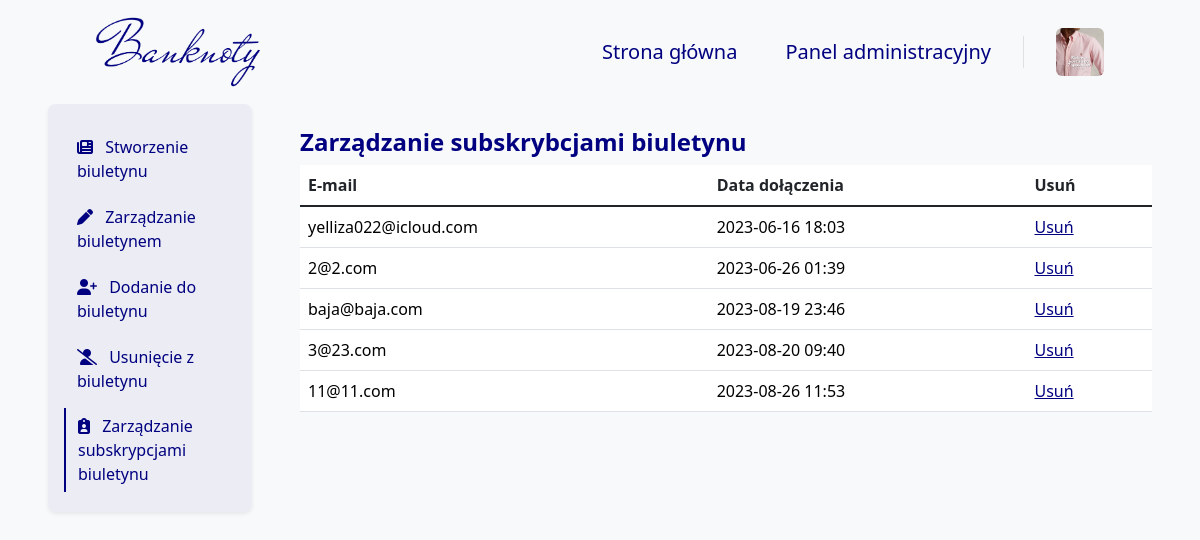
The app's page /newsletter/user/AdminPanel/ (signed in), older data.
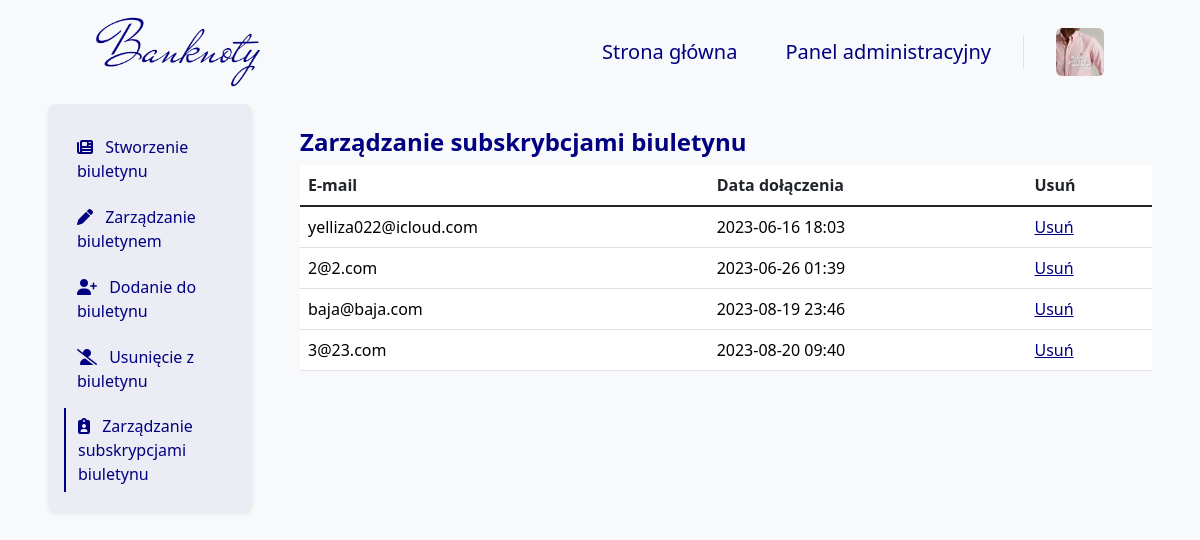
The same page, newer data.
### blog/models.py (models this page shows, shortened)
class NewsletterUser(models.Model):
    email = models.EmailField(
        null=False,
        blank=False,
        verbose_name="E-mail")
    date_added = models.DateTimeField(auto_now_add=True)

### blog/views.py (the view)
# urls.py: path('newsletter/user/AdminPanel/', newsletter_user_manage_admin_panel_view, name='newsletter_user_admin_panel'),
@superuser_required
def newsletter_user_manage_admin_panel_view(request):
    newsletter = NewsletterUser.objects.all()
    context = get_paginated_context(request, newsletter, 10)
    return render(request, 'AdminTemplates/Newsletter/AdminPanel/NewsletterUserManageAdmin.html', context)

### blog/views.py (called while the page is built)
def superuser_required(view_func):
    @wraps(view_func)
    def _wrapped_view(request, *args, **kwargs):
        if request.user.is_authenticated and request.user.is_superuser:
            return view_func(request, *args, **kwargs)
        else:
            return redirect('home')
    return _wrapped_view

def get_paginated_context(request, queryset, items_per_page=10):
    paginator = Paginator(queryset, items_per_page)
    page_number = request.GET.get('page')
    page_obj = paginator.get_page(page_number)
    context = {
        'page_obj': page_obj,
    }
    return context

### templates/AdminTemplates/Newsletter/AdminPanel/NewsletterUserManageAdmin.html (shortened to what this page needs)
{% extends 'base.html' %}
{% block navbar %}
    {% include 'Navbar/NavbarAdmin.html' %}
{% endblock %}
{% block content %}
    <div class="container-fluid">
        <div class="row">
            <div class="col-12 col-lg-3 px-5 px-lg-5 mx-auto bg-body-tertiary">
                {% include 'AdminTemplates/Newsletter/AdminPanel/Elements/Navigation.html' %}
            </div>
            <div class="col-12 col-lg-9 px-5 px-lg-0 pe-lg-5 pt-4 pt-lg-3 mx-auto bg-body-tertiary mt-2">
                <h4 class="mb-0 pb-2 fw-bold" style="color: navy">
                    Zarządzanie subskrybcjami biuletynu
                </h4>
                {% include 'AdminTemplates/Newsletter/AdminPanel/Elements/Table/NewsletterUser.html' %}
            </div>
        </div>
    </div>
{% endblock %}

### templates/AdminTemplates/Newsletter/AdminPanel/Elements/Table/NewsletterUser.html
<table class="table table-hover">
    <thead>
    <tr>
        <th scope="col">E-mail</th>
        <th scope="col">Data dołączenia</th>
        <th scope="col">Usuń</th>
    </tr>
    </thead>
    <tbody class="table-group-divider">
    {% for newsletter in page_obj %}
        <tr>
            <td>
                <a class="admin_panel_link" href="{% url 'newsletter_user_detail_admin_panel' newsletter.pk %}">
                    {{ newsletter.email }}
                </a>
            </td>
            <td>
                <a class="admin_panel_link" href="{% url 'newsletter_user_detail_admin_panel' newsletter.pk %}">
                    {{ newsletter.date_added |date:'Y-m-d H:i' }}
                </a>
            </td>
            <td>
                <a class="admin_panel_edit_link" href="{% url 'newsletter_user_delete_admin_panel' newsletter.pk %}">
                    Usuń
                </a>
            </td>
        </tr>
    {% endfor %}
    </tbody>
</table>

Row changes from the older to the newer data that the page shows:
removed NewsletterUser: email "11@11.com", date_added "2023-08-26 11:53"
